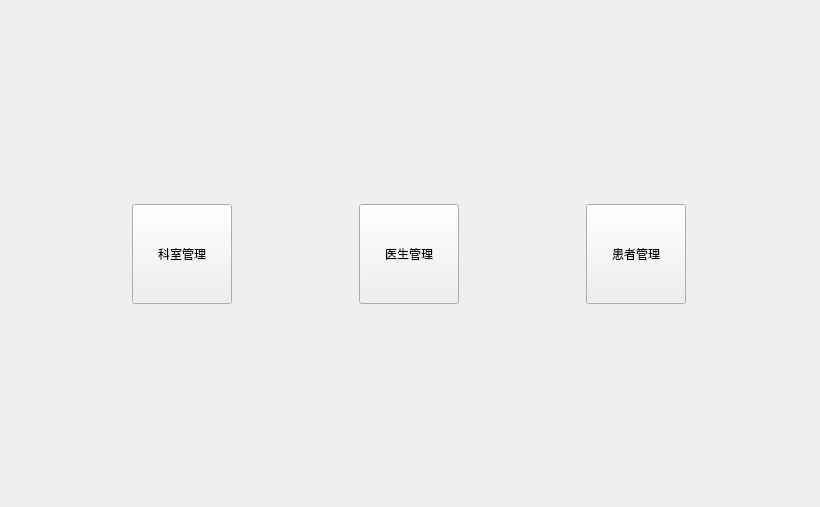
<?xml version="1.0" encoding="UTF-8"?>
<ui version="4.0">
 <class>WelcomeView</class>
 <widget class="QWidget" name="WelcomeView">
  <property name="geometry">
   <rect>
    <x>0</x>
    <y>0</y>
    <width>820</width>
    <height>507</height>
   </rect>
  </property>
  <property name="windowTitle">
   <string>欢迎</string>
  </property>
  <layout class="QVBoxLayout" name="verticalLayout">
   <item>
    <spacer name="verticalSpacer">
     <property name="orientation">
      <enum>Qt::Orientation::Vertical</enum>
     </property>
     <property name="sizeHint" stdset="0">
      <size>
       <width>20</width>
       <height>182</height>
      </size>
     </property>
    </spacer>
   </item>
   <item>
    <layout class="QHBoxLayout" name="horizontalLayout">
     <item>
      <widget class="QPushButton" name="btDepartment">
       <property name="sizePolicy">
        <sizepolicy hsizetype="Minimum" vsizetype="Minimum">
         <horstretch>0</horstretch>
         <verstretch>0</verstretch>
        </sizepolicy>
       </property>
       <property name="minimumSize">
        <size>
         <width>100</width>
         <height>100</height>
        </size>
       </property>
       <property name="maximumSize">
        <size>
         <width>100</width>
         <height>100</height>
        </size>
       </property>
       <property name="text">
        <string>科室管理</string>
       </property>
      </widget>
     </item>
     <item>
      <widget class="QPushButton" name="btDoctor">
       <property name="minimumSize">
        <size>
         <width>100</width>
         <height>100</height>
        </size>
       </property>
       <property name="maximumSize">
        <size>
         <width>100</width>
         <height>100</height>
        </size>
       </property>
       <property name="text">
        <string>医生管理</string>
       </property>
      </widget>
     </item>
     <item>
      <widget class="QPushButton" name="btPatient">
       <property name="minimumSize">
        <size>
         <width>100</width>
         <height>100</height>
        </size>
       </property>
       <property name="maximumSize">
        <size>
         <width>100</width>
         <height>100</height>
        </size>
       </property>
       <property name="text">
        <string>患者管理</string>
       </property>
      </widget>
     </item>
    </layout>
   </item>
   <item>
    <spacer name="verticalSpacer_2">
     <property name="orientation">
      <enum>Qt::Orientation::Vertical</enum>
     </property>
     <property name="sizeHint" stdset="0">
      <size>
       <width>20</width>
       <height>181</height>
      </size>
     </property>
    </spacer>
   </item>
  </layout>
 </widget>
 <resources/>
 <connections/>
</ui>
